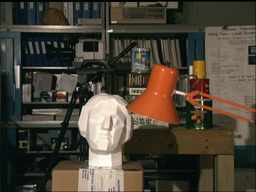
//> input picture OpencvLoopBelievePropagation/tsukuba-imL.png, 256 x 192 px, shrunk from 384 x 288 before the run
$ ./main   (built with g++ and OpenCV 4)
//> lines starting //> are read from the running program, lines starting //| are printed output that depends on the picture
//
//  main.cpp
//  OpencvLoopBelievePropagation
//
//  Created by Wei-Te Li on 14/9/27.
//  Copyright (c) 2014年 wade. All rights reserved.
//

#include <iostream>
#include <opencv2/opencv.hpp>
#include <vector>


using namespace std;
using namespace cv;

const int LABELS = 24;
const int Iteration = 20;
const int LAMBDA = 10;
const int SMOOTHNESS_TRUC = 2;

enum DIRECTION {LEFT, RIGHT, UP, DOWN, DATA};

double countTime(){
	const clock_t begin_time = clock();
	return (double)begin_time;
}

struct Pixel{
    unsigned int msg[5][LABELS];
    int best_assignment;
};


struct MRF2D{
    vector<Pixel> grid;
    int width, height;
};


void initial(string left_img, string right_img, MRF2D &mrf);
unsigned int dataCost(Mat &left_img, Mat &right_img, int x, int y, int label);
unsigned int smoothnessCost(int i, int j);
void BP(MRF2D &mrf, DIRECTION direction);
void SendMsg(MRF2D &mrf, int x, int y, DIRECTION direction);
unsigned int MAP(MRF2D &mrf);

int main(){
    double t1 = countTime();
    MRF2D mrf;
    string s1 = "/Users/wei-teli/Downloads/LoopyBP/tsukuba-imL.png";
    string s2 = "/Users/wei-teli/Downloads/LoopyBP/tsukuba-imR.png";

    initial(s1, s2, mrf);

    for (int i=0; i<Iteration; i++) {
        BP(mrf, RIGHT);
        BP(mrf, LEFT);
        BP(mrf, UP);
        BP(mrf, DOWN);

        unsigned int energy = MAP(mrf);

        cout << "Iteration: " << i << "  Energy: " << energy << endl;
    }

    Mat output = Mat::zeros(mrf.height, mrf.width, CV_8U);

    for (int i = LABELS; i < mrf.height - LABELS; i++){
        for (int j =LABELS; j < mrf.width - LABELS; j++){
            output.at<uchar>(i,j) = mrf.grid[i*mrf.width+j].best_assignment* (256/LABELS);
        }
    }
    double t2 = countTime();
    cout << (t2-t1) / CLOCKS_PER_SEC << endl;

    imshow("Output", output);
    waitKey();
    return 0;
}


unsigned int datacost(Mat &left_img, Mat &right_img, int x, int y, int label){
    const int wradius = 2;
    int sum = 0;
    for (int dy = -wradius; dy <= wradius; dy++){
        for (int dx = -wradius; dx <= wradius; dx++) {
            int a = left_img.at<uchar>(y+dy, x+dx);
            int b = right_img.at<uchar>(y+dy, x+dx-label);
            sum += abs(a-b);
        }
    }
    unsigned int avg = sum / ((wradius*2+1)*(wradius*2+1));
    return avg;
}

unsigned int smoothnessCost(int i, int j){
    int d = i-j;
    return LAMBDA*min(abs(d), SMOOTHNESS_TRUC);
}

void initial(string left, string right, MRF2D &mrf){
    Mat left_img = imread(left, 0);
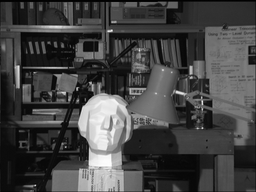
//> left_img: 192 rows x 256 cols, CV_8UC1; min 0, max 254, mean 67.9
    Mat right_img = imread(right, 0);
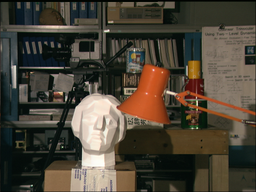
//> input picture OpencvLoopBelievePropagation/tsukuba-imR.png, 256 x 192 px, shrunk from 384 x 288 before the run
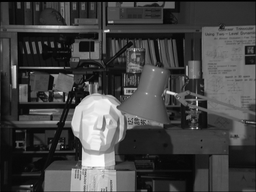
//> right_img: 192 rows x 256 cols, CV_8UC1; min 0, max 254, mean 68.2

    assert(left_img.channels() == 1);
    assert(right_img.channels() == 1);

    mrf.width = left_img.cols;
    mrf.height = left_img.rows;

    int total = mrf.width * mrf.height;
//> total = 49152
    mrf.grid.resize(total);

    for (int i=0; i<total; i++){
        for (int j=0; j<5; j++){
            for (int k=0; k<LABELS; k++){
                mrf.grid[i].msg[j][k] = 0;
            }
        }
    }

    int border = LABELS;

    for (int y = border; y < mrf.height-border; y++){
        for (int x = border; x < mrf.width-border; x++){
            for (int i=0; i<LABELS; i++){
                mrf.grid[y*left_img.cols+x].msg[DATA][i] = datacost(left_img, right_img, x, y, i);
            }
        }
    }
//> after the loop in main, `for (int i = LABELS; i < mrf.height - LABELS; i++)`:
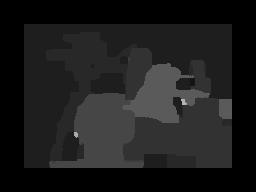
//> output: 192 rows x 256 cols, CV_8UC1; min 0, max 180, mean 28.4
}

void BP(MRF2D &mrf, DIRECTION direction){
    int width = mrf.width;
    int height = mrf.height;

    switch (direction) {
        case RIGHT:
            for (int y=0; y<height; y++){
                for (int x = 0; x<width-1; x++){
                    SendMsg(mrf, x, y, direction);
                }
            }
            break;

        case LEFT:
            for (int y=0; y<height; y++){
                for (int x = width-1; x>0; x--){
                    SendMsg(mrf, x, y, direction);
                }
            }
            break;

        case UP:
            for (int x = 0; x < width; x++) {
                for (int y=height-1; y >0; y--) {
                    SendMsg(mrf, x, y, direction);
                }
            }
            break;

        case DOWN:
            for (int x=0; x<width; x++){
                for (int y=0; y<height-1; y++){
                    SendMsg(mrf, x, y, direction);
                }
            }
            break;

        default:
            assert(0);
            break;
    }
}

void SendMsg(MRF2D &mrf, int x, int y, DIRECTION direction){
    unsigned int new_msg[LABELS];
    int width = mrf.width;

    //collect msg and pass to the next node
    for (int i=0; i<LABELS; i++){
        unsigned int min_val = UINT_MAX;
        for (int j=0; j<LABELS; j++){
            unsigned int p = 0;
            p += smoothnessCost(i, j);
            p += mrf.grid[y*width+x].msg[DATA][j];

            if (direction != LEFT){
                p+= mrf.grid[y*width+x].msg[LEFT][j];
            }
            if (direction != RIGHT){
                p+= mrf.grid[y*width+x].msg[RIGHT][j];
            }
            if (direction != UP){
                p+= mrf.grid[y*width+x].msg[UP][j];
            }
            if (direction != DOWN){
                p+= mrf.grid[y*width+x].msg[DOWN][j];
            }
            min_val = min(min_val, p);
        }
        new_msg[i] = min_val;
    }

    //update each node's msg

    for (int i=0; i<LABELS; i++){
        switch (direction) {
            case LEFT:
                mrf.grid[y*width+x-1].msg[RIGHT][i] = new_msg[i];
                break;

            case RIGHT:
                mrf.grid[y*width+x+1].msg[LEFT][i] = new_msg[i];
                break;

            case UP:
                mrf.grid[(y-1)*width+x].msg[DOWN][i] = new_msg[i];
                break;

            case DOWN:
                mrf.grid[(y+1)*width+x].msg[UP][i] = new_msg[i];
                break;

            default:
                assert(0);
                break;
        }
    }
}

unsigned int MAP(MRF2D &mrf){
    for (int i=0; i<mrf.grid.size(); i++){
        unsigned int best = UINT_MAX;
        for (int j=0; j<LABELS; j++){
            unsigned int cost = 0;
            cost += mrf.grid[i].msg[LEFT][j];
            cost += mrf.grid[i].msg[RIGHT][j];
            cost += mrf.grid[i].msg[UP][j];
            cost += mrf.grid[i].msg[DOWN][j];

            if (cost < best){
                best = cost;
                mrf.grid[i].best_assignment = j;
            }
        }
    }

    int width = mrf.width;
    int height = mrf.height;

    unsigned int energy = 0;

    for (int y=0; y<height; y++){
        for (int x=0; x<width; x++){
            int cur_label = mrf.grid[y*width+x].best_assignment;
            energy += mrf.grid[y*width+x].msg[DATA][cur_label];
            if (x-1 >= 0) energy += smoothnessCost(cur_label, mrf.grid[y*width+x-1].best_assignment);
            if (x+1 < width) energy +=smoothnessCost(cur_label, mrf.grid[y*width+x+1].best_assignment);
            if (y-1 >= 0) energy += smoothnessCost(cur_label, mrf.grid[(y-1)*width+x].best_assignment);
            if (y+1 < height) energy += smoothnessCost(cur_label, mrf.grid[(y+1)*width+x].best_assignment);
        }
    }

    return energy;
}
